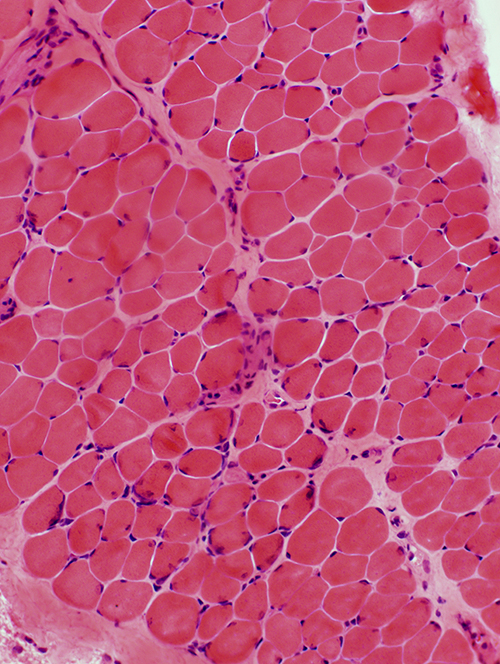
%> input picture images/bmd1.jpg, 500 x 664 px
$ octave cell_counter.m   (GNU Octave 9; MATLAB toolbox functions it lacks are replaced by stand-ins)
%> lines starting %> are read from the running program, lines starting %| are printed output that depends on the picture; in (x1, y1, x2, y2) boxes, pixels count from 0 and x2, y2 are one past the last pixel; in counts of white or black regions, pixels touching at a corner belong together; the program's own positions count from 1
set(0,'defaultfigurecolormap',gray)
% Set filename
fname = 'bmd1.jpg';

% Load
IMG = imread(fname);
%> IMG is the input picture: size 664x500x3 uint8; mean R, G, B 196.2, 79.3, 120.1
IMG3 = IMG(:,:,3);
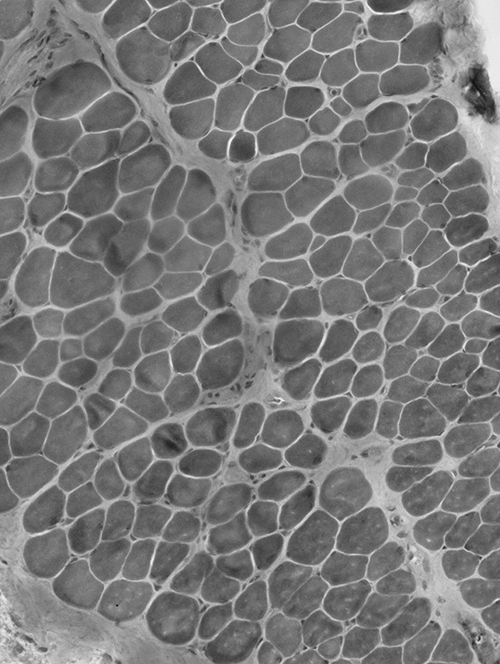
%> IMG3: size 664x500 uint8; min 11, max 251, mean 120.1
IMG2 = IMG(:,:,2);
IMG1 = IMG(:,:,1);


nbox = 5;
IMGc = imclose(IMG3,strel('disk',nbox));

% [8 lines of commented-out code are left out]
IMGb = imbinarize(IMGc);
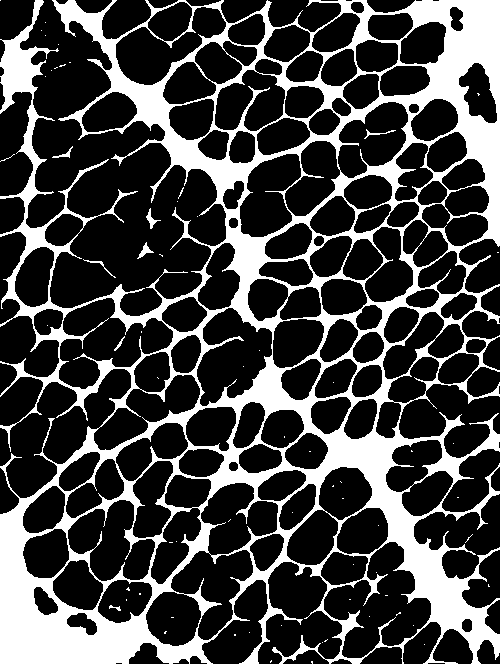
%> IMGb: size 664x500 logical; 26.4% white; 66 white regions (58 under 20 px), largest, box (x1, y1, x2, y2) and area: (0, 0, 500, 664) 86947, (146, 208, 161, 229) 92, (137, 242, 154, 259) 92
myMask = ~IMGb;
%myMask = repmat(myMask,[1,1,3]);
IMGt = IMG;
myThresh = mean(IMG1(~myMask));
%> myThresh = 200.7
IMGnofiber = IMG1;
IMGnofiber(myMask) = myThresh;


% figure(1); imshow(IMGnofiber)
% axis([150 300 150 300])
% title('red channel, no fibers')

IMGb = imbinarize(IMGnofiber);
%> IMGb: size 664x500 logical; 98.5% white; black in thin lines or dots
% figure(2); imshow(IMGb)
% axis([150 300 150 300])
% title('red channel, no fibers, binarized')

IMGc = imclose(IMGb,strel('disk',1));
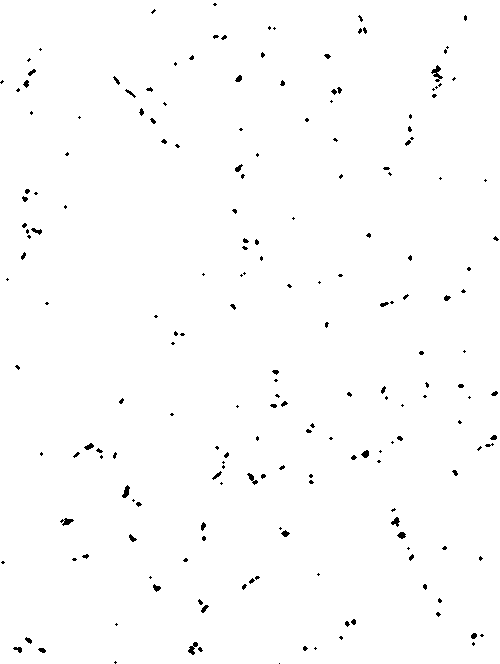
%> IMGc: size 664x500 logical; 99% white; black in thin lines or dots
% figure(3); imshow(IMGc)
% axis([150 300 150 300])
% title('red channel, no fibers, binarized, closed')

% Identify connected regions in images and get statistics for these areas
mask2 = ~IMGc;
%> mask2: size 664x500 logical; 0.96% white in thin lines or dots
cc = bwconncomp(mask2, 8);
%> cc = 196 connected components
L = double(labelmatrix(cc));
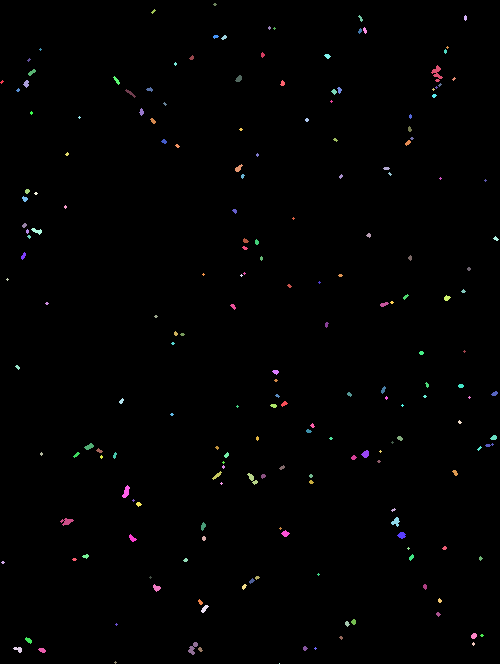
%> L: size 664x500 double; 197 distinct labels, from 0 to 196; one colour per label, 0 black
R = regionprops(cc,'all');
%> R = 196 regions; largest, box (x1, y1, x2, y2), Area, Centroid, MajorAxisLength, MinorAxisLength and Eccentricity: (431, 65, 443, 82) 84 [437.6 74] 17.19 9.37 0.838, (188, 642, 198, 655) 62 [193.5 648.9] 15.15 7.08 0.884, (60, 518, 74, 526) 59 [67.4 522.2] 12.94 6.9 0.846

IMG1(mask2) = 0;
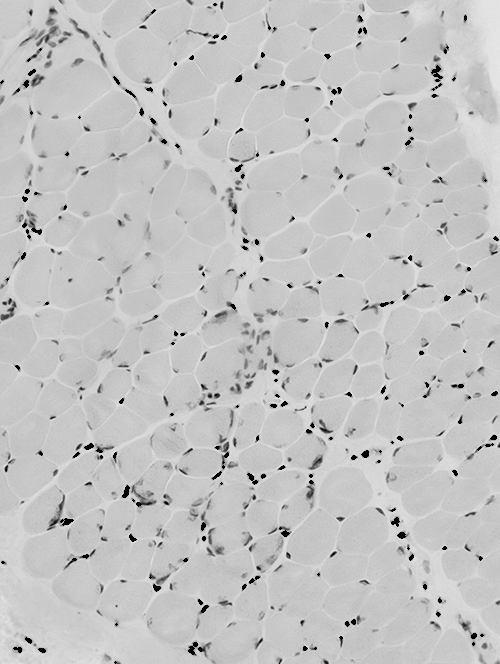
%> IMG1: size 664x500 uint8; min 0, max 243, mean 195.3
IMG2(mask2) = 255;
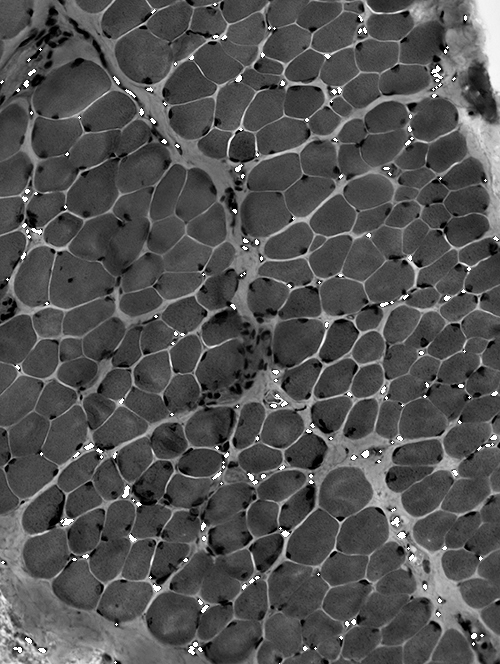
%> IMG2: size 664x500 uint8; min 0, max 255, mean 81.7
IMG3(mask2) = 0;
IMGlabeled = cat(3, IMG1, IMG2, IMG3);
figure(4); imshow(IMGlabeled);
title(sprintf('number of inflammatory cells = %i', cc.NumObjects))

for ii = 1:length(R)
    loc = R(ii).Centroid;
    text(loc(1),loc(2),num2str(ii))
end
%> this loop made 196 passes
%> loc on passes 1 to 3: [2.5 82.5], [3.5 563], [8 280]
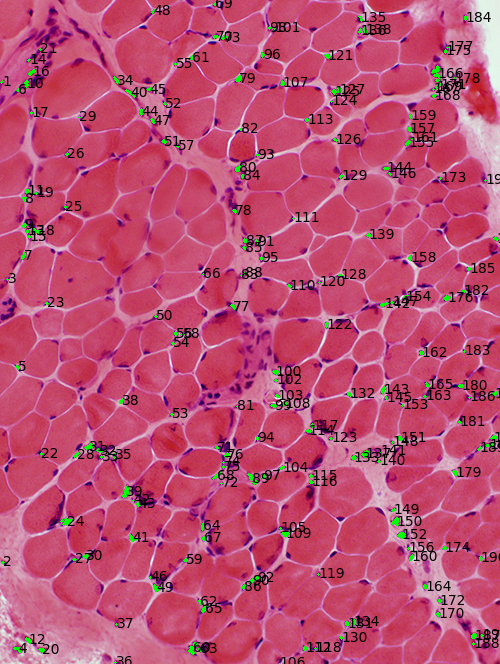
%> figure redrawn from the program's plot data; its title reads 'number of inflammatory cells = 196'

$ run again, with images/bmd2.jpg copied over images/bmd1.jpg
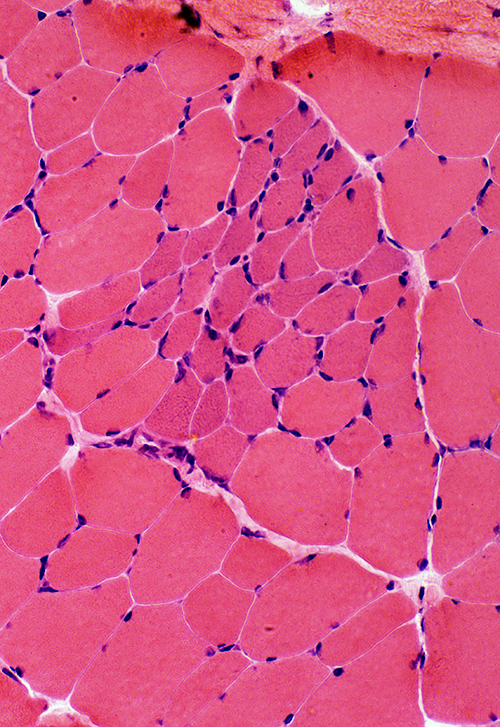
%> input picture images/bmd2.jpg, 500 x 727 px
%> IMG is the input picture: size 727x500x3 uint8; mean R, G, B 218.6, 83.2, 133
%> `IMGb = imbinarize(IMGc);`:
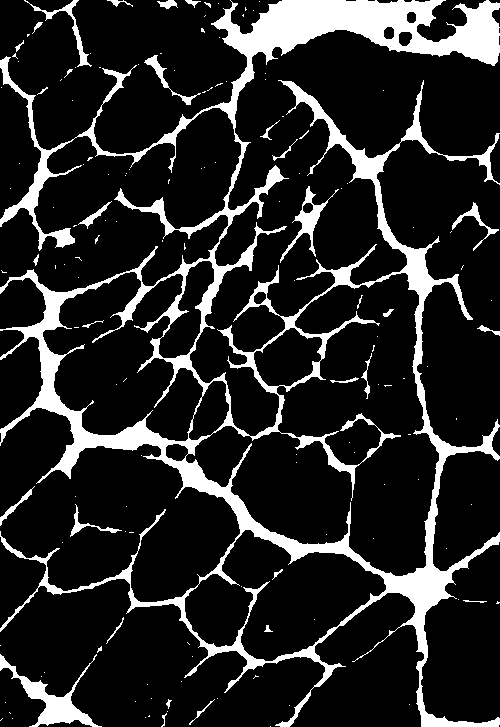
%> IMGb: size 727x500 logical; 15.2% white; 148 white regions (116 under 20 px), largest, box (x1, y1, x2, y2) and area: (0, 0, 500, 727) 49324, (0, 654, 102, 727) 1754, (280, 186, 339, 263) 778
%> myThresh = 216.9
%> mask2: size 727x500 logical; 0.66% white; 94 white regions (52 under 20 px)
%> cc = 94 connected components
%> L: size 727x500 double; 95 distinct labels, from 0 to 94
%> R = 94 regions; largest, box (x1, y1, x2, y2), Area, Centroid, MajorAxisLength, MinorAxisLength and Eccentricity: (114, 430, 136, 447) 145 [126.6 441.1] 25.47 12.22 0.877, (44, 368, 53, 389) 115 [49.3 379] 22.25 7.31 0.945, (24, 189, 34, 210) 105 [30.4 200.2] 20.57 9.08 0.897
%> the loop `for ii = 1:length(R)` made 94 passes
%> loc on passes 1 to 8: [9.43 216.1], [13.53 670.1], [16.54 209.4], [30.42 200.2], [31.16 273.2], [36.68 330.1], [37.65 282], [42.09 405.2]
%> after the loop `for ii = 1:length(R)`:
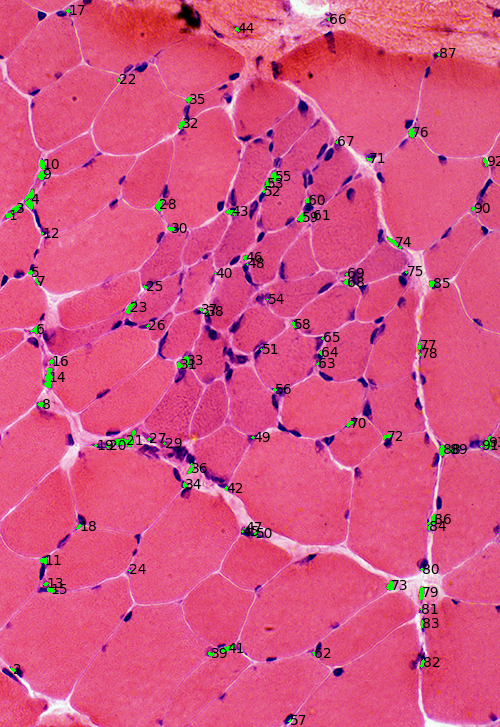
%> figure redrawn from the program's plot data; its title reads 'number of inflammatory cells = 94'
